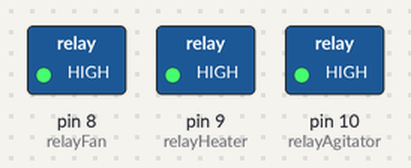
Recording of a sketch running on a simulated Arduino Uno, built with avr-gcc and run on an emulated ATmega328P. On the bench: switched loads named in the sketch (green lamp = pin HIGH).

Above: at 2.5 s.
At 10.0 s:
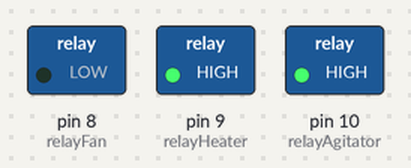
At 20.0 s:
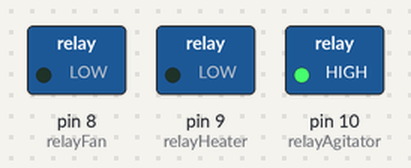
At 27.5 s:
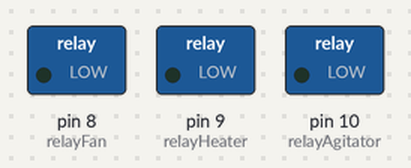
At 32.5 s:
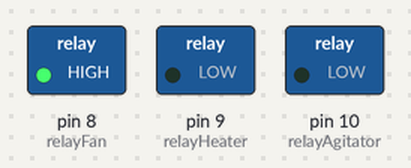
Timing chart, 0 to 39.0 s (numbered marks = the images above):
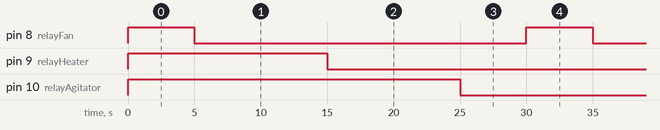

The sketch:

relay_pin_setup_.ino
```cpp
int relayFan = 8;
int relayHeater = 9;
int relayAgitator= 10;

void setup()
{
  pinMode(relayFan, OUTPUT);
  digitalWrite(relayFan, HIGH);

    pinMode(relayHeater, OUTPUT);
  digitalWrite(relayHeater, HIGH);

    pinMode(relayAgitator, OUTPUT);
  digitalWrite(relayAgitator, HIGH);
}
void loop() {
  digitalWrite(relayFan, HIGH);
  Serial.print("AGITATOR ON FOR 30 MIN");
  delay(5000);
  digitalWrite(relayFan, LOW);
  Serial.print("AGITATOR OFF FOR 30 MIN");
  delay(5000);

    digitalWrite(relayHeater, HIGH);
  Serial.print("AGITATOR ON FOR 30 MIN");
  delay(5000);
  digitalWrite(relayHeater, LOW);
  Serial.print("AGITATOR OFF FOR 30 MIN");
  delay(5000);

   digitalWrite(relayAgitator, HIGH);
  Serial.print("AGITATOR ON FOR 30 MIN");
  delay(5000);
  digitalWrite(relayAgitator, LOW);
  Serial.print("AGITATOR OFF FOR 30 MIN");
  delay(5000);
}
```

Measured:
- by itself, pin 8 (relayFan), pin 9 (relayHeater), pin 10 (relayAgitator): alternates HIGH for 5.0 s and LOW for 25.0 s
